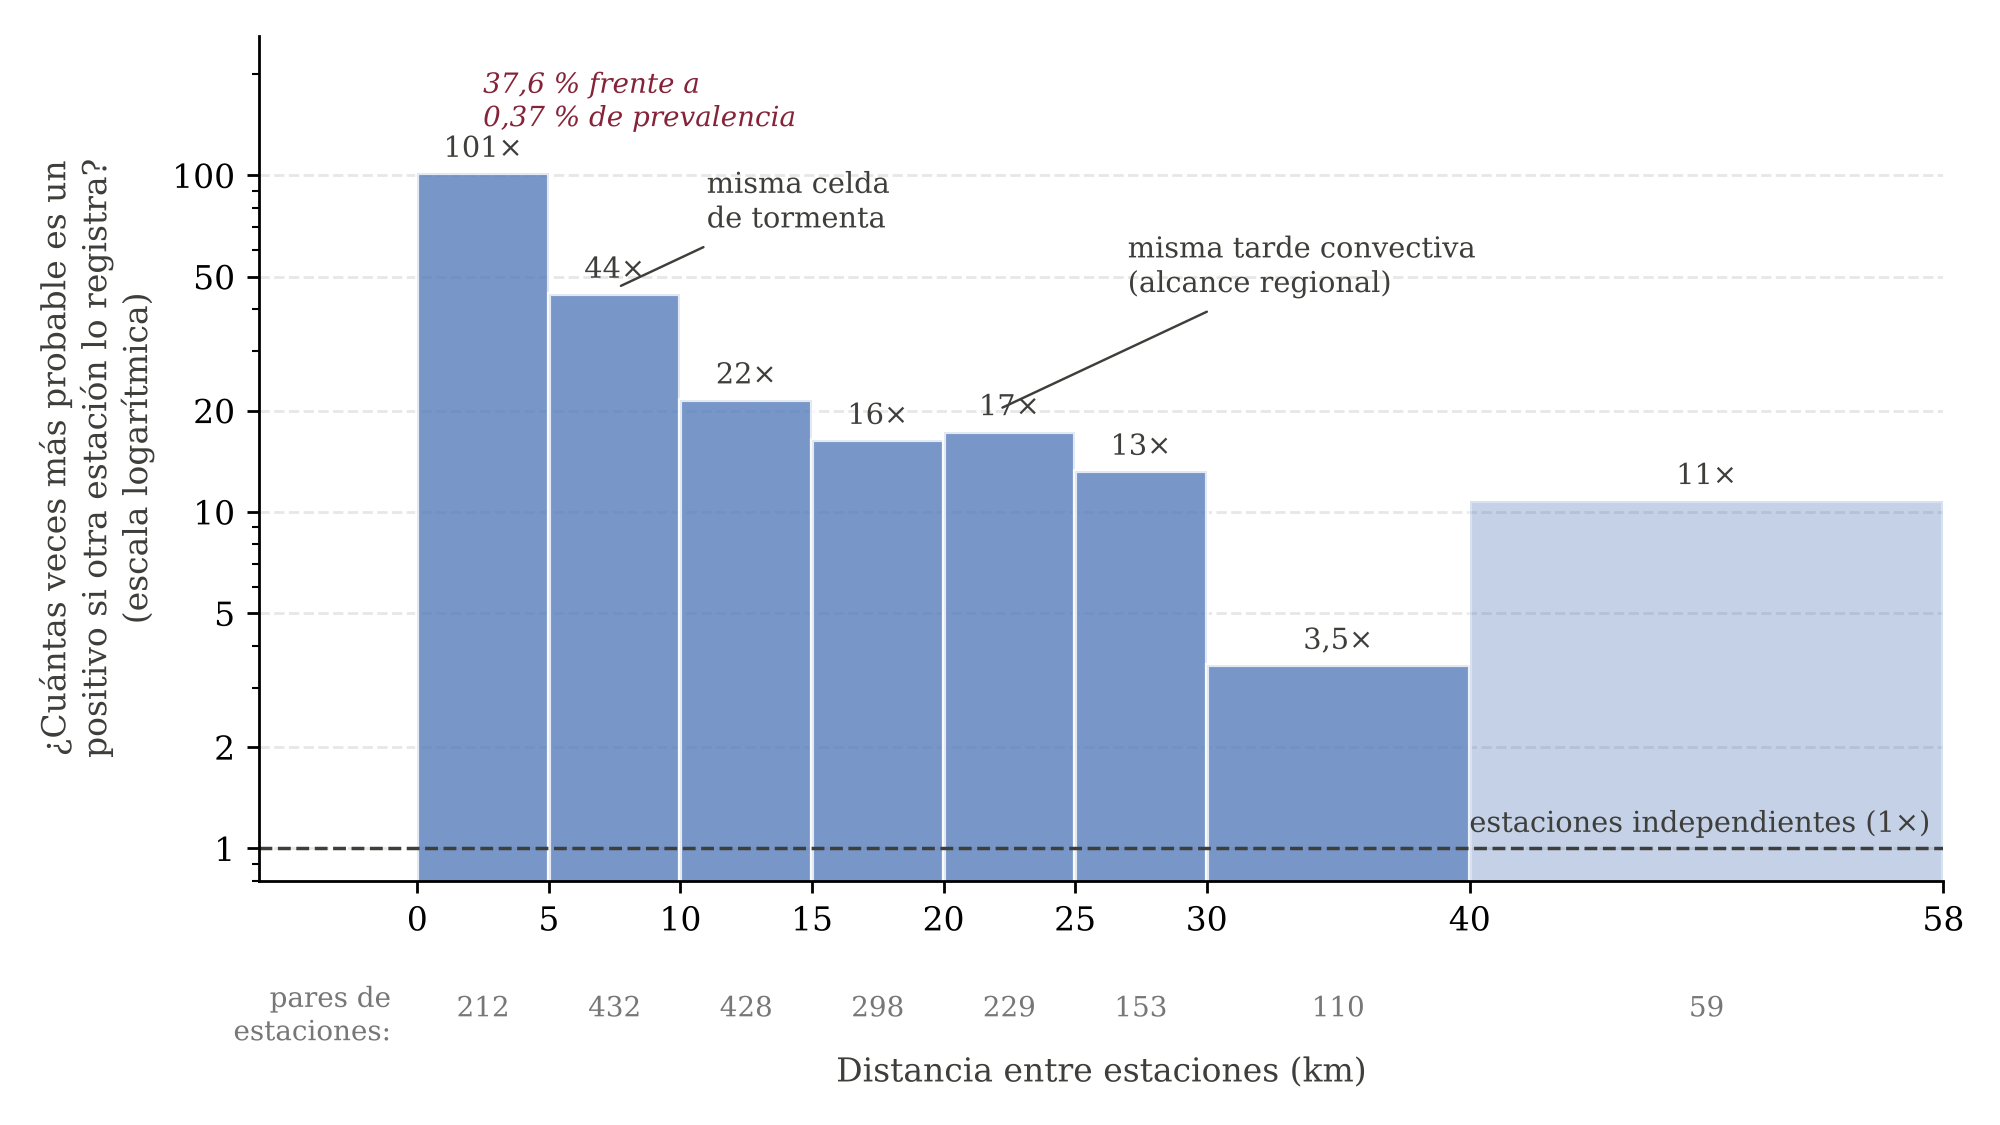

This chart was generated by the following Python code:
"""Figura 4.5. Co-ocurrencia de positivos entre pares de estaciones según la distancia (entrenamiento).
Valores de datasets/11-dataset_training.ipynb, sección 3 (celda verificada con assert):
lift = P(positivo en B | positivo en A) / prevalencia de B; p_cond(0–5 km) = 0,376."""
from pathlib import Path; import sys
RAIZ = Path(__file__).resolve().parents[1]
sys.path.insert(0, str(RAIZ / "src"))
from paleta import PALETA, ROL

import matplotlib.pyplot as plt

plt.rcParams.update({"font.family": "DejaVu Serif", "font.size": 9.5})
SALIDA = Path(__file__).with_suffix(".png")
coma = lambda s: s.replace(".", ",")

# (desde km, hasta km, lift, pares de estaciones)
T = [(0, 5, 101.3, 212), (5, 10, 44.3, 432), (10, 15, 21.5, 428), (15, 20, 16.3, 298),
     (20, 25, 17.3, 229), (25, 30, 13.2, 153), (30, 40, 3.5, 110), (40, 58, 10.8, 59)]
K = ROL["linea_ref"]
fig, ax = plt.subplots(figsize=(8, 4.5))
for a, b, v, n in T:
    ax.bar(a, v, width=b - a, align="edge", color=ROL["serie"], alpha=0.8 if b <= 40 else 0.35, edgecolor="white", lw=1.2)
    ax.text((a + b) / 2, v * 1.12, f"{v:.0f}×" if v >= 10 else coma(f"{v:.1f}×"), ha="center", fontsize=8.3, color=K)
    ax.text((a + b) / 2, -0.16, f"{n}", transform=ax.get_xaxis_transform(), ha="center", fontsize=8, color="#777")
ax.text(-1, -0.16, "pares de\nestaciones:", transform=ax.get_xaxis_transform(), ha="right", va="center", fontsize=8, color="#777")
ax.axhline(1, color=K, lw=1, ls="--"); ax.text(57.5, 1.12, "estaciones independientes (1×)", ha="right", fontsize=8.3, color=K)
ax.text(2.5, 140, "37,6 % frente a\n0,37 % de prevalencia", ha="left", fontsize=8, color=ROL["positivo"], style="italic")
ax.annotate("misma celda\nde tormenta", xy=(7.5, 46), xytext=(11, 70), fontsize=8.3, color=K, arrowprops=dict(arrowstyle="-", color=K, lw=0.7))
ax.annotate("misma tarde convectiva\n(alcance regional)", xy=(22, 20), xytext=(27, 45), fontsize=8.3, color=K, arrowprops=dict(arrowstyle="-", color=K, lw=0.7))
ax.set_yscale("log"); ax.set_ylim(0.8, 260); ax.set_xlim(-6, 58)
ax.set_yticks([1, 2, 5, 10, 20, 50, 100]); ax.set_yticklabels(["1", "2", "5", "10", "20", "50", "100"])
ax.set_xticks([0, 5, 10, 15, 20, 25, 30, 40, 58]); ax.set_xticklabels(["0", "5", "10", "15", "20", "25", "30", "40", "58"])
ax.set_xlabel("Distancia entre estaciones (km)", color=K, labelpad=34)
ax.set_ylabel("¿Cuántas veces más probable es un\npositivo si otra estación lo registra?\n(escala logarítmica)", color=K)
for s in ["top", "right"]: ax.spines[s].set_visible(False)
ax.yaxis.grid(True, ls="--", alpha=0.3); ax.set_axisbelow(True)
fig.tight_layout(); fig.savefig(SALIDA, dpi=250)
print("ok", SALIDA.name)
